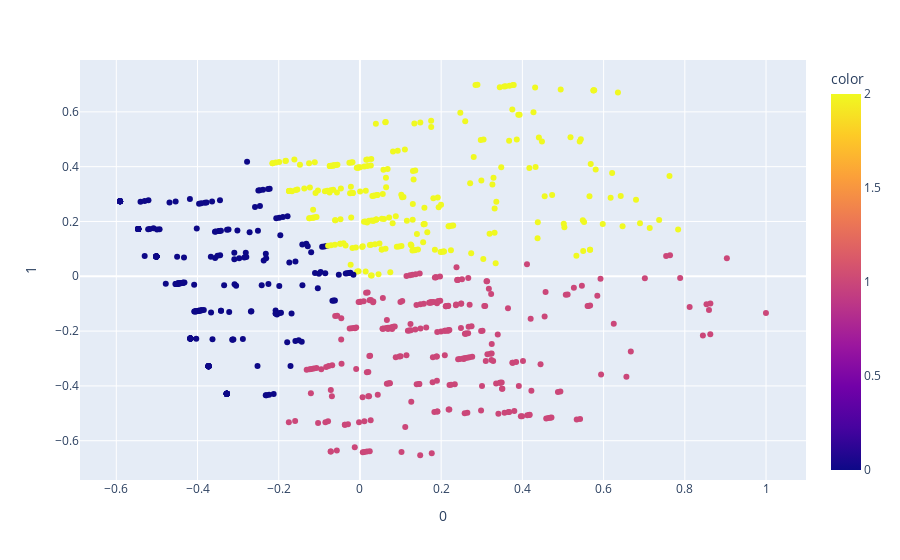

The code cell stored with this chart in its notebook:
### Markdown cell above
## Experiment

### Code cell
z = cust_data[['income', 'age', 'years_with_bank','marital_status']]

q = MinMaxScaler().fit_transform(z)
columns = z.columns
df = pd.DataFrame(q, columns=columns)

km = KMeans(n_clusters=3,
            n_init=30)
pca = PCA(n_components=3)
comp = pca.fit_transform(df)
y1km = km.fit_predict(comp)




fig = px.scatter(comp, x=0, y=1, color=y1km)
fig.show()

### Figure 1 — Plotly figure (JSON) as saved in the notebook; plotly's stock layout.template omitted (floating-point values rounded to 4 significant figures; data arrays with more than 128 entries replaced by an {"elided": "..."} marker saying what was removed)
{"data": [{"hovertemplate": "0=%{x}<br>1=%{y}<br>color=%{marker.color}<extra></extra>", "legendgroup": "", "marker": {"color": {"elided": "747 int values"}, "coloraxis": "coloraxis", "symbol": "circle"}, "mode": "markers", "name": "", "orientation": "v", "showlegend": false, "type": "scatter", "x": {"elided": "747 float values"}, "xaxis": "x", "y": {"elided": "747 float values"}, "yaxis": "y"}], "layout": {"autosize": true, "coloraxis": {"colorbar": {"title": {"text": "color"}}, "colorscale": [[0, "#0d0887"], [0.1111, "#46039f"], [0.2222, "#7201a8"], [0.3333, "#9c179e"], [0.4444, "#bd3786"], [0.5556, "#d8576b"], [0.6667, "#ed7953"], [0.7778, "#fb9f3a"], [0.8889, "#fdca26"], [1, "#f0f921"]]}, "legend": {"tracegroupgap": 0}, "margin": {"t": 60}, "xaxis": {"anchor": "y", "autorange": true, "domain": [0, 1], "range": [-0.6863, 1.095], "title": {"text": "0"}, "type": "linear"}, "yaxis": {"anchor": "x", "autorange": true, "domain": [0, 1], "range": [-0.7489, 0.7948], "title": {"text": "1"}, "type": "linear"}}}
